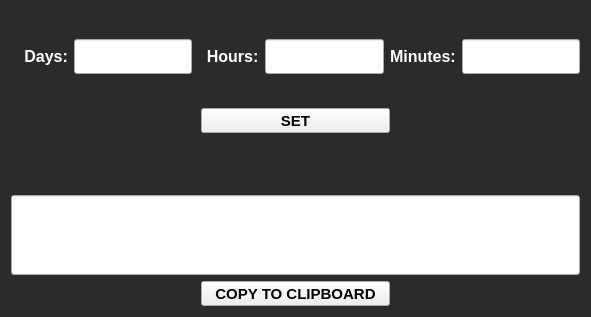
<?xml version="1.0" encoding="UTF-8"?>
<ui version="4.0">
 <class>passcodeSetClass</class>
 <widget class="QMainWindow" name="passcodeSetClass">
  <property name="geometry">
   <rect>
    <x>0</x>
    <y>0</y>
    <width>591</width>
    <height>317</height>
   </rect>
  </property>
  <property name="windowTitle">
   <string>passcodeSet</string>
  </property>
  <property name="styleSheet">
   <string notr="true">QWidget#centralWidget{background-color:#2b2b2b}
QLabel{color:#ffffff}</string>
  </property>
  <widget class="QWidget" name="centralWidget">
   <layout class="QVBoxLayout" name="verticalLayout_3">
    <item>
     <spacer name="verticalSpacer_2">
      <property name="orientation">
       <enum>Qt::Vertical</enum>
      </property>
      <property name="sizeHint" stdset="0">
       <size>
        <width>20</width>
        <height>40</height>
       </size>
      </property>
     </spacer>
    </item>
    <item>
     <layout class="QVBoxLayout" name="verticalLayout">
      <item>
       <layout class="QHBoxLayout" name="horizontalLayout_6">
        <item>
         <layout class="QHBoxLayout" name="horizontalLayout_3">
          <item>
           <widget class="QLabel" name="label_5">
            <property name="font">
             <font>
              <family>Arial</family>
              <pointsize>12</pointsize>
              <weight>75</weight>
              <bold>true</bold>
             </font>
            </property>
            <property name="text">
             <string>   Days:</string>
            </property>
           </widget>
          </item>
          <item>
           <widget class="QLineEdit" name="editdays">
            <property name="minimumSize">
             <size>
              <width>50</width>
              <height>35</height>
             </size>
            </property>
            <property name="maximumSize">
             <size>
              <width>200</width>
              <height>16777215</height>
             </size>
            </property>
            <property name="font">
             <font>
              <pointsize>12</pointsize>
             </font>
            </property>
           </widget>
          </item>
         </layout>
        </item>
        <item>
         <layout class="QHBoxLayout" name="horizontalLayout_4">
          <item>
           <widget class="QLabel" name="label_6">
            <property name="font">
             <font>
              <family>Arial</family>
              <pointsize>12</pointsize>
              <weight>75</weight>
              <bold>true</bold>
             </font>
            </property>
            <property name="text">
             <string>  Hours:</string>
            </property>
           </widget>
          </item>
          <item>
           <widget class="QLineEdit" name="edithours">
            <property name="minimumSize">
             <size>
              <width>50</width>
              <height>35</height>
             </size>
            </property>
            <property name="maximumSize">
             <size>
              <width>200</width>
              <height>16777215</height>
             </size>
            </property>
            <property name="font">
             <font>
              <pointsize>12</pointsize>
             </font>
            </property>
           </widget>
          </item>
         </layout>
        </item>
        <item>
         <layout class="QHBoxLayout" name="horizontalLayout_5">
          <item>
           <widget class="QLabel" name="label_7">
            <property name="font">
             <font>
              <family>Arial</family>
              <pointsize>12</pointsize>
              <weight>75</weight>
              <bold>true</bold>
             </font>
            </property>
            <property name="text">
             <string>Minutes:</string>
            </property>
           </widget>
          </item>
          <item>
           <widget class="QLineEdit" name="editminutes">
            <property name="minimumSize">
             <size>
              <width>50</width>
              <height>35</height>
             </size>
            </property>
            <property name="maximumSize">
             <size>
              <width>200</width>
              <height>16777215</height>
             </size>
            </property>
            <property name="font">
             <font>
              <pointsize>12</pointsize>
             </font>
            </property>
           </widget>
          </item>
         </layout>
        </item>
       </layout>
      </item>
      <item>
       <spacer name="verticalSpacer_3">
        <property name="orientation">
         <enum>Qt::Vertical</enum>
        </property>
        <property name="sizeType">
         <enum>QSizePolicy::Preferred</enum>
        </property>
        <property name="sizeHint" stdset="0">
         <size>
          <width>20</width>
          <height>40</height>
         </size>
        </property>
       </spacer>
      </item>
      <item>
       <layout class="QHBoxLayout" name="horizontalLayout_2">
        <item>
         <spacer name="horizontalSpacer_4">
          <property name="orientation">
           <enum>Qt::Horizontal</enum>
          </property>
          <property name="sizeHint" stdset="0">
           <size>
            <width>40</width>
            <height>20</height>
           </size>
          </property>
         </spacer>
        </item>
        <item>
         <widget class="QPushButton" name="pushButton">
          <property name="sizePolicy">
           <sizepolicy hsizetype="Expanding" vsizetype="Preferred">
            <horstretch>0</horstretch>
            <verstretch>0</verstretch>
           </sizepolicy>
          </property>
          <property name="minimumSize">
           <size>
            <width>0</width>
            <height>25</height>
           </size>
          </property>
          <property name="font">
           <font>
            <pointsize>11</pointsize>
            <weight>75</weight>
            <bold>true</bold>
           </font>
          </property>
          <property name="text">
           <string>SET</string>
          </property>
         </widget>
        </item>
        <item>
         <spacer name="horizontalSpacer_3">
          <property name="orientation">
           <enum>Qt::Horizontal</enum>
          </property>
          <property name="sizeHint" stdset="0">
           <size>
            <width>40</width>
            <height>20</height>
           </size>
          </property>
         </spacer>
        </item>
       </layout>
      </item>
     </layout>
    </item>
    <item>
     <spacer name="verticalSpacer">
      <property name="orientation">
       <enum>Qt::Vertical</enum>
      </property>
      <property name="sizeType">
       <enum>QSizePolicy::Preferred</enum>
      </property>
      <property name="sizeHint" stdset="0">
       <size>
        <width>20</width>
        <height>68</height>
       </size>
      </property>
     </spacer>
    </item>
    <item>
     <layout class="QVBoxLayout" name="verticalLayout_2">
      <item>
       <widget class="QLineEdit" name="lineEdit">
        <property name="sizePolicy">
         <sizepolicy hsizetype="Expanding" vsizetype="Expanding">
          <horstretch>0</horstretch>
          <verstretch>0</verstretch>
         </sizepolicy>
        </property>
        <property name="minimumSize">
         <size>
          <width>0</width>
          <height>80</height>
         </size>
        </property>
        <property name="font">
         <font>
          <pointsize>20</pointsize>
         </font>
        </property>
        <property name="readOnly">
         <bool>true</bool>
        </property>
       </widget>
      </item>
      <item>
       <layout class="QHBoxLayout" name="horizontalLayout">
        <item>
         <spacer name="horizontalSpacer">
          <property name="orientation">
           <enum>Qt::Horizontal</enum>
          </property>
          <property name="sizeHint" stdset="0">
           <size>
            <width>40</width>
            <height>20</height>
           </size>
          </property>
         </spacer>
        </item>
        <item>
         <widget class="QPushButton" name="pushButton_2">
          <property name="sizePolicy">
           <sizepolicy hsizetype="Expanding" vsizetype="Preferred">
            <horstretch>0</horstretch>
            <verstretch>0</verstretch>
           </sizepolicy>
          </property>
          <property name="minimumSize">
           <size>
            <width>0</width>
            <height>25</height>
           </size>
          </property>
          <property name="font">
           <font>
            <pointsize>11</pointsize>
            <weight>75</weight>
            <bold>true</bold>
           </font>
          </property>
          <property name="text">
           <string>COPY TO CLIPBOARD</string>
          </property>
         </widget>
        </item>
        <item>
         <spacer name="horizontalSpacer_2">
          <property name="orientation">
           <enum>Qt::Horizontal</enum>
          </property>
          <property name="sizeHint" stdset="0">
           <size>
            <width>40</width>
            <height>20</height>
           </size>
          </property>
         </spacer>
        </item>
       </layout>
      </item>
     </layout>
    </item>
   </layout>
  </widget>
 </widget>
 <layoutdefault spacing="6" margin="11"/>
 <resources>
  <include location="passcodeSet.qrc"/>
 </resources>
 <connections/>
</ui>
